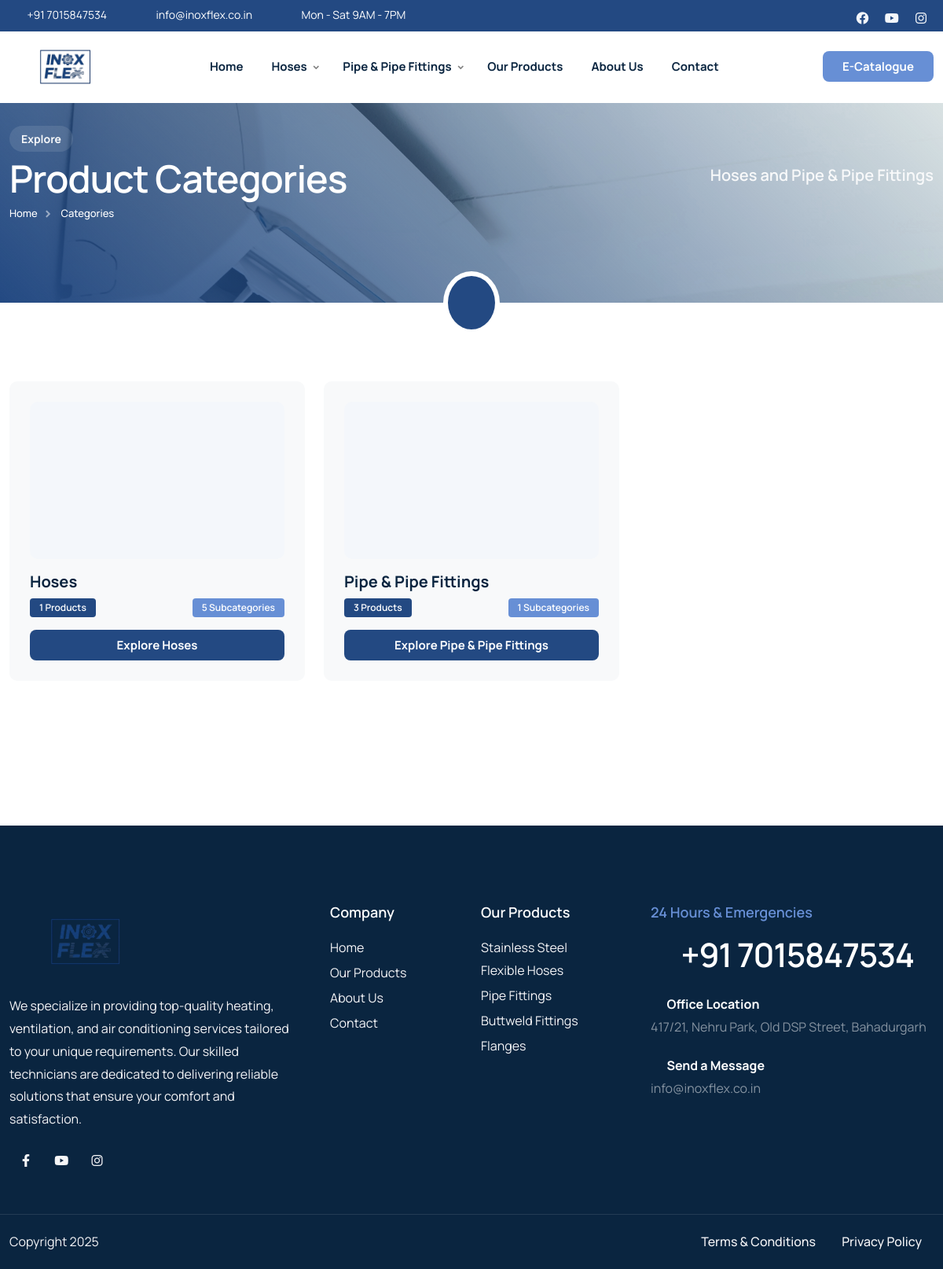
/categories/, run on an earlier commit of the app's database.
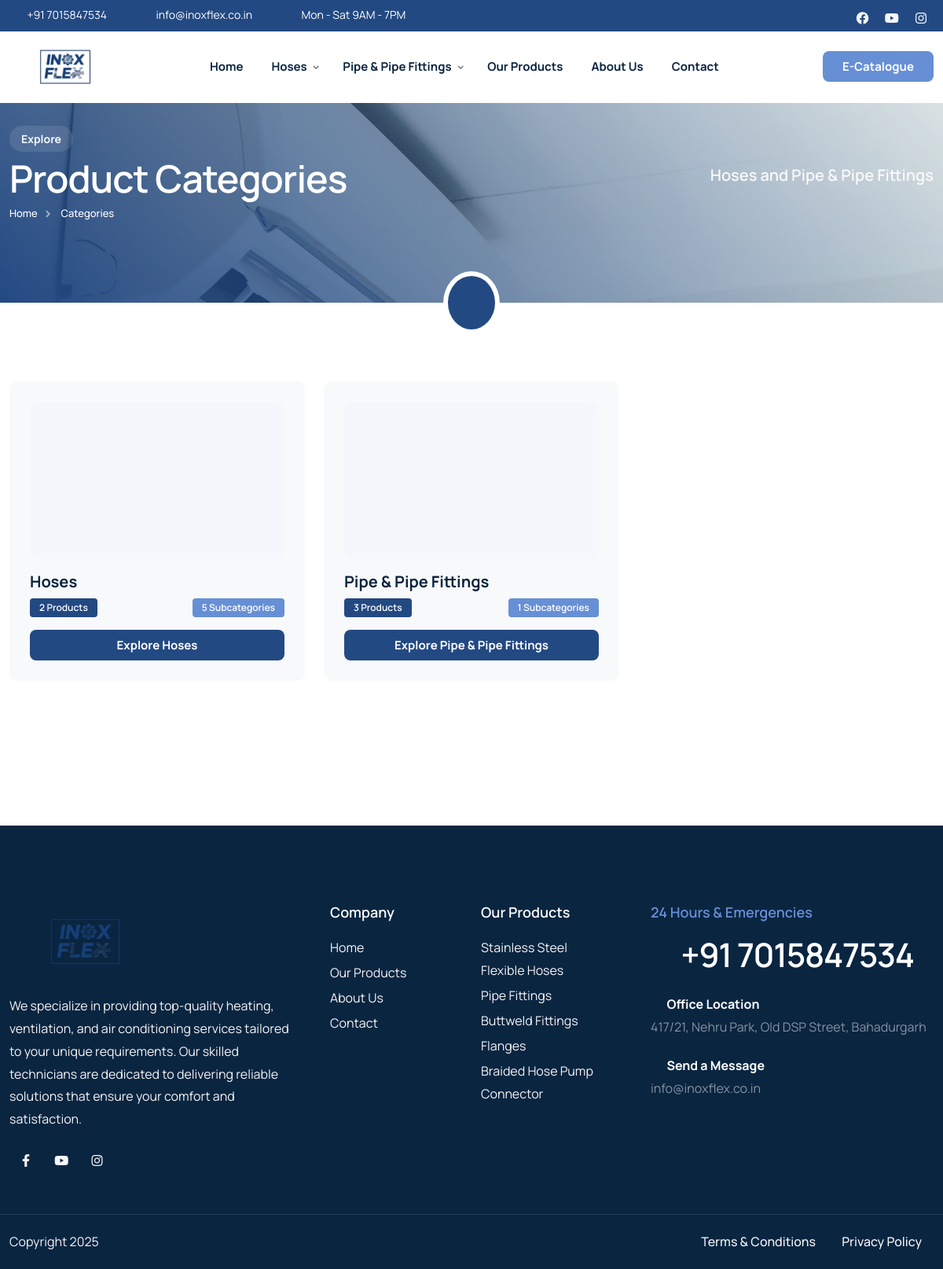
And on a later commit of the database.
### home/models.py (models this page shows, shortened)
class Category(models.Model):
    name = models.CharField(max_length=100)
    slug = models.SlugField(blank=True, null=True)
    description = RichTextField(blank=True, null=True)
    image = models.ImageField(upload_to='categories/', blank=True, null=True)
    status = models.BooleanField(default=True)
    seo_title = models.CharField(max_length=70, blank=True, null=True, help_text="SEO Title (recommended: 50-60 characters)")
    seo_description = models.TextField(max_length=160, blank=True, null=True, help_text="SEO Meta Description (recommended: 150-160 characters)")
    seo_keywords = models.CharField(max_length=255, blank=True, null=True, help_text="SEO Keywords (comma-separated)")
    og_image = models.ImageField(upload_to='seo/og/', blank=True, null=True, help_text="Open Graph Image (1200x630px recommended)")
    created_at = models.DateTimeField(auto_now_add=True)
    updated_at = models.DateTimeField(auto_now=True)

class Product(models.Model):
    name = models.CharField(max_length=100)
    slug = models.SlugField(blank=True, null=True)
    description = RichTextField(blank=True, null=True)
    specifications = RichTextField(blank=True, null=True, help_text="Add product specifications, technical details, or table data here. You can use HTML tables.")
    image = models.ImageField(upload_to='products/', blank=True, null=True)
    image_url = models.URLField(max_length=500, blank=True, null=True, help_text="Alternative: Use image URL instead of uploading")
    price = models.DecimalField(max_digits=10, decimal_places=2)
    category = models.ForeignKey(Category, on_delete=models.CASCADE, related_name='products')
    status = models.BooleanField(default=True)
    seo_title = models.CharField(max_length=70, blank=True, null=True, help_text="SEO Title (recommended: 50-60 characters)")
    seo_description = models.TextField(max_length=160, blank=True, null=True, help_text="SEO Meta Description (recommended: 150-160 characters)")
    seo_keywords = models.CharField(max_length=255, blank=True, null=True, help_text="SEO Keywords (comma-separated)")
    og_image = models.ImageField(upload_to='seo/og/', blank=True, null=True, help_text="Open Graph Image (1200x630px recommended)")
    created_at = models.DateTimeField(auto_now_add=True)
    updated_at = models.DateTimeField(auto_now=True)

### home/views.py (the view)
# urls.py: path('categories/', views.category_list, name='category_list'),
def category_list(request):
    categories = Category.objects.filter(status=True)
    site_settings = SiteSettings.load()
    context = {
        'categories': categories,
        'seo_title': f'Categories - {site_settings.site_name}',
        'seo_description': f'Browse all product categories at {site_settings.site_name}. Find the perfect stainless steel hoses, pipe fittings, and industrial solutions.',
        'seo_keywords': f'categories, product categories, {site_settings.default_seo_keywords}',
        'og_type': 'website',
    }
    return render(request, 'categories/list.html', context)

### templates/categories/list.html (shortened to what this page needs)
{% load static %}
<!DOCTYPE html>
<html lang="en">
{% include "head.html" %}
<body>
    <div id="wrapper">
        {% include "header.html" %}
        <div class="no-bottom no-top" id="content">
            <section id="subheader" class="jarallax text-light">
                <img src="{% static 'images/background/11.webp' %}" class="jarallax-img" alt="">
                <div class="container relative z-index-1000">
                    <div class="row align-items-center">
                        <div class="col-lg-6">
                            <div class="subtitle s2 bg-color text-light wow fadeInUp mb-2">Explore</div>
                            <h1>Product Categories</h1>
                            <ul class="crumb">
                                <li><a href="{% url 'homepage' %}">Home</a></li>
                                <li class="active">Categories</li>
                            </ul>
                        </div>
                        <div class="col-lg-6 text-lg-end">
                            <div class="fs-20 fw-600 no-bottom sm-hide">Hoses and Pipe & Pipe Fittings</div>
                        </div>
                    </div>
                </div>
                <div class="de-overlay"></div>
            </section>
            <div class="bg-color relative z-index-1000 mt-40 mb40">
                <div class="border-white-6 text-center bg-color text-white w-84px h-80px p-3 circle absolute abs-center sm-hide" alt="">
                    <i class="icofont-list fs-36"></i>
                </div>
            </div>
            <section>
                <div class="container">
                    <div class="row g-4">
                        {% if categories %}
                            {% for category in categories %}
                            <div class="col-lg-4 col-md-6">
                                <a href="{% url 'category_detail' slug=category.slug %}" class="text-decoration-none">
                                    <div class="category-card bg-light p-4 rounded-10 h-100">
                                        {% if category.image %}
                                            <img src="{{ category.image.url }}" class="img-fluid rounded-10 mb-3" alt="{{ category.name }}" style="height: 200px; width: 100%; object-fit: cover;">
                                        {% else %}
                                            <div class="category-icon-placeholder bg-color-3 rounded-10 mb-3 d-flex align-items-center justify-content-center" style="height: 200px;">
                                                <i class="icofont-box fs-48 text-muted"></i>
                                            </div>
                                        {% endif %}
                                        <h4 class="mb-2">{{ category.name }}</h4>
                                        <div class="d-flex justify-content-between align-items-center">
                                            <span class="badge bg-color text-white">
                                                {{ category.products.count }} Products
                                            </span>
                                            {% if category.subcategories.count > 0 %}
                                            <span class="badge bg-color-2 text-white">
                                                {{ category.subcategories.count }} Subcategories
                                            </span>
                                            {% endif %}
                                        </div>
                                        <div class="mt-3">
                                            <span class="btn-main btn-sm w-100">Explore {{ category.name }}</span>
                                        </div>
                                    </div>
                                </a>
                            </div>
                            {% endfor %}
                        {% else %}
                            <div class="col-12 text-center py-5">
                                <i class="icofont-box fs-48 text-muted mb-3"></i>
                                <h4>No categories available.</h4>
                                <p class="text-muted">Please check back later.</p>
                            </div>
                        {% endif %}
                        <div class="spacer-double"></div>
                    </div>
                </div>
            </section>
        </div>
        {% include "footer.html" %}
    </div>
</body>
</html>

### templates/header.html (shortened to what this page needs)
{% load static %}
<header class="header-light scroll-light has-topbar">
    <div id="topbar">
        <div class="container">
            <div class="row">
                <div class="col-lg-12">
                    <div class="d-flex justify-content-between xs-hide">
                        <div class="header-widget d-flex">
                            <div class="topbar-widget"><a href="tel:+917015847534"><i class="icofont-phone"></i>+91 7015847534</a></div>
                            <div class="topbar-widget"><a href="mailto:info@inoxflex.co.in"><i class="icofont-envelope"></i>info@inoxflex.co.in</a></div>
                            <div class="topbar-widget"><a href="#"><i class="icofont-wall-clock"></i>Mon - Sat 9AM - 7PM</a></div>
                        </div>
                        <div class="d-flex align-items-center">
                            <div class="social-icons">
                                {% if site_settings.facebook_url %}
                                <a href="{{ site_settings.facebook_url }}" target="_blank" rel="noopener noreferrer"><i class="fa-brands fa-facebook fa-lg"></i></a>
                                {% endif %}
                                {% if site_settings.youtube_url %}
                                <a href="{{ site_settings.youtube_url }}" target="_blank" rel="noopener noreferrer"><i class="fa-brands fa-youtube fa-lg"></i></a>
                                {% endif %}
                                {% if site_settings.instagram_url %}
                                <a href="{{ site_settings.instagram_url }}" target="_blank" rel="noopener noreferrer"><i class="fa-brands fa-instagram fa-lg"></i></a>
                                {% endif %}
                            </div>
                        </div>
                    </div>
                </div>
            </div>
        </div>
    </div>
    <div class="container">
        <div class="row">
            <div class="col-md-12">
                <div class="de-flex sm-pt10">
                    <div class="de-flex-col">
                        <div id="logo">
                            <a href="{% url 'homepage' %}">
                                <img class="logo-main" src="{% static 'images/logo/logo.png' %}" alt="Inox Flex" width="200" height="70" style="object-fit: contain;">
                            </a>
                        </div>
                    </div>
                    <div class="de-flex-col header-col-mid">
                        <ul id="mainmenu">
                            <li><a class="menu-item"  href="{% url 'homepage' %}">Home</a></li>
                            {% for category in categories %}
                            <li><a class="menu-item"  href="{% url 'category_detail' slug=category.slug %}">{{ category.name }}</a>
                            </li>
                            {% endfor %}
                            <li><a class="menu-item"  href="{% url 'product_list' %}">Our Products</a></li>
                            <li><a class="menu-item"  href="{% url 'about' %}">About Us</a></li>
                            <li><a class="menu-item"  href="{% url 'contact' %}">Contact</a></li>
                        </ul>
                    </div>
                    <div class="de-flex-col">
                        <div class="menu_side_area">
                            <a href="{% static 'file/INOX FLEX.pdf' %}" class="btn-main bg-color-2 e-catalogue-btn" target="_blank">E-Catalogue</a>
                        </div>
                    </div>
                </div>
            </div>
        </div>
    </div>
</header>

### templates/footer.html (shortened to what this page needs)
{% load static %}
<footer class="section-dark">
    <div class="container">
        <div class="row gx-5">
            <div class="col-lg-4 col-sm-6">
                <img src="{% static "images/logo/logo.png" %}" alt="" width="200">
                <div class="spacer-20"></div>
                <p>We specialize in providing top-quality heating, ventilation, and air conditioning services tailored to your unique requirements. Our skilled technicians are dedicated to delivering reliable solutions that ensure your comfort and satisfaction.</p>
                <div class="social-icons mb-sm-30">
                    {% if site_settings.facebook_url %}
                    <a href="{{ site_settings.facebook_url }}" target="_blank" rel="noopener noreferrer"><i class="fa-brands fa-facebook-f"></i></a>
                    {% endif %}
                    {% if site_settings.youtube_url %}
                    <a href="{{ site_settings.youtube_url }}" target="_blank" rel="noopener noreferrer"><i class="fa-brands fa-youtube"></i></a>
                    {% endif %}
                    {% if site_settings.instagram_url %}
                    <a href="{{ site_settings.instagram_url }}" target="_blank" rel="noopener noreferrer"><i class="fa-brands fa-instagram"></i></a>
                    {% endif %}
                </div>
            </div>
            <div class="col-lg-4 col-sm-12 order-lg-1 order-sm-2">
                <div class="row">
                    <div class="col-lg-6 col-sm-6">
                        <div class="widget">
                            <h5>Company</h5>
                            <ul>
                                <li><a href="/">Home</a></li>
                                <li><a href="/products">Our Products</a></li>
                                <li><a href="/about">About Us</a></li>
                                <li><a href="/contact">Contact</a></li>
                            </ul>
                        </div>
                    </div>
                    <div class="col-lg-6 col-sm-6">
                        <div class="widget">
                            <h5>Our Products</h5>
                            <ul>
                                {% for product in products %}
                                <li><a href="{% url 'product_detail' category_slug=product.category.slug product_slug=product.slug %}">{{ product.name }}</a></li>
                                {% empty %}
                                <li><a href="{% url 'product_list' %}">View All Products</a></li>
                                {% endfor %}
                            </ul>
                        </div>
                    </div>
                </div>
            </div>
            <div class="col-lg-4 col-sm-6 order-lg-2 order-sm-1">
                <div class="widget">
                    <h5 class="id-color-2">24 Hours &amp; Emergencies</h5>
                    <h2 class="jarallax mb0 wow fadeInUp" data-wow-delay=".2s">
                        <a href="tel:+917015847534" class="text-decoration-none text-white hover-color-2">
                            <i class="icofont-phone-circle id-color-2"></i> +91 7015847534
                        </a>
                    </h2>
                    <div class="spacer-20"></div>
                    <div class="fw-bold text-white"><i class="icofont-location-pin me-2 id-color-2"></i>Office Location</div>
                    <a href="https://www.google.com/maps/search/?api=1&query=417/21,+Nehru+Park,+Old+DSP+Street,+Bahadurgarh" target="_blank" class="text-decoration-none text-white-50 hover-color-2">
                        417/21, Nehru Park, Old DSP Street, Bahadurgarh
                    </a>
                    <div class="spacer-20"></div>
                    <div class="fw-bold text-white"><i class="icofont-envelope me-2 id-color-2"></i>Send a Message</div>
                    <a href="mailto:info@inoxflex.co.in" class="text-decoration-none text-white-50 hover-color-2">
                        info@inoxflex.co.in
                    </a>
                </div>
            </div>
        </div>
    </div>
    <div class="subfooter">
        <div class="container">
            <div class="row">
                <div class="col-md-12">
                    <div class="de-flex">
                        <div class="de-flex-col">
                            Copyright 2025
                        </div>
                        <ul class="menu-simple">
                            <li><a href="{% url 'terms' %}">Terms &amp; Conditions</a></li>
                            <li><a href="{% url 'privacy' %}">Privacy Policy</a></li>
                        </ul>
                    </div>
                </div>
            </div>
        </div>
    </div>
</footer>

What changed in the data, as far as the page shows it:
computed for Category "Hoses": products.count "1" → "2"
added Product: name "Braided Hose Pump Connector"
